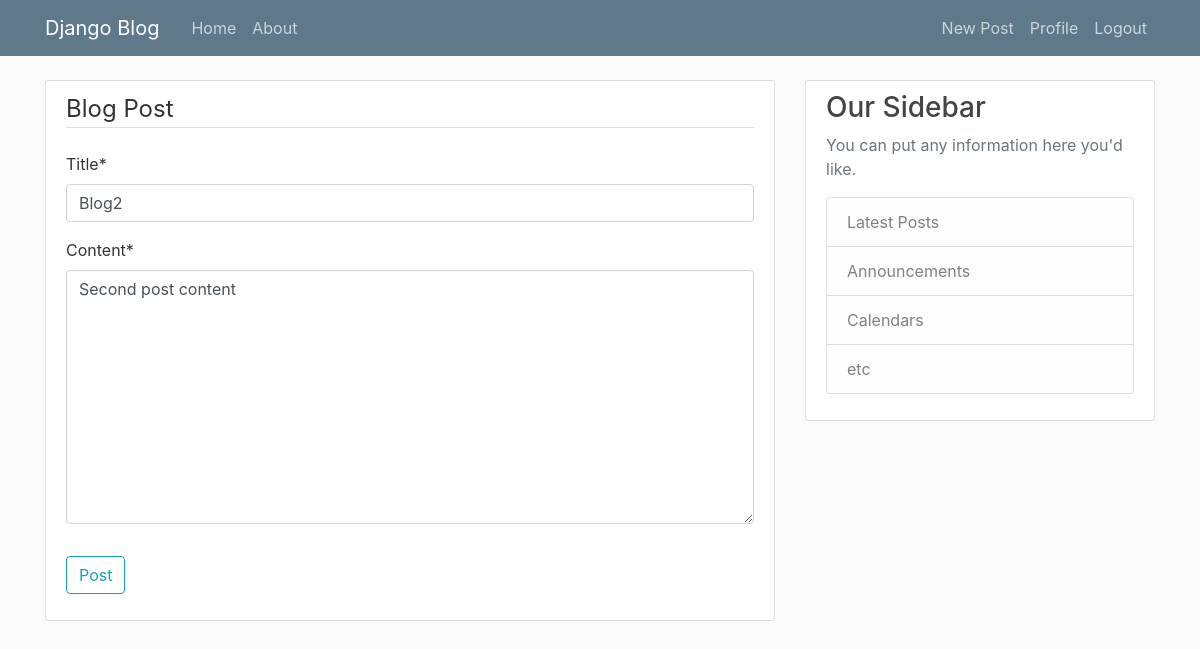
The app's page /post/2/update/ (signed in), older data.
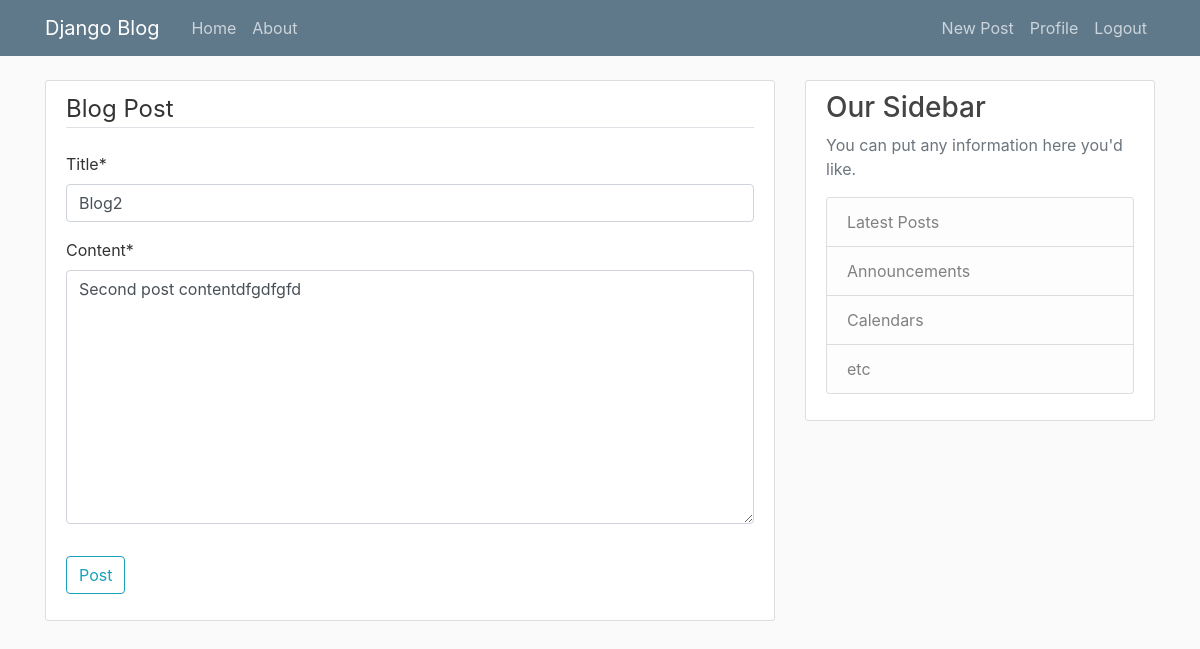
The same page, newer data.
### blblog_app/models.py (models this page shows, shortened)
class Post(models.Model):
    title = models.CharField(max_length = 100)
    content = models.TextField()
    date_posted = models.DateTimeField(default = timezone.now)
    author = models.ForeignKey(User,on_delete = models.CASCADE)

### blblog_app/views.py (the view, shortened to what this page needs)
# urls.py: path('post/<int:pk>/update/', PostUpdateView.as_view(), name = 'post-update'),
class PostUpdateView(LoginRequiredMixin,UserPassesTestMixin,UpdateView):
	model = Post
	fields = ['title', 'content']
	def test_func(self):
		post = self.get_object()
		if self.request.user == post.author:
			return True
		return False

### blblog_app/templates/blblog_app/post_form.html (shortened to what this page needs)
{% extends "blblog_app/base.html" %}
{%load crispy_forms_tags %}
{% block content %}
	<div class = "content-section">
    <form method = "POST">
    <fieldset class="form-group">
        <legend class="border-bottom mb-4">Blog Post</legend>
        {{ form|crispy }}
    </fieldset>
    <div class = "form-group">
        <button class="btn btn-outline-info" type = "submit">Post</button>
    </div>
    </form>
	</div>
{% endblock content %}

Row changes from the older to the newer data that the page shows:
changed Post "Blog2": content "Second post content" → "Second post contentdfgdfgfd"
